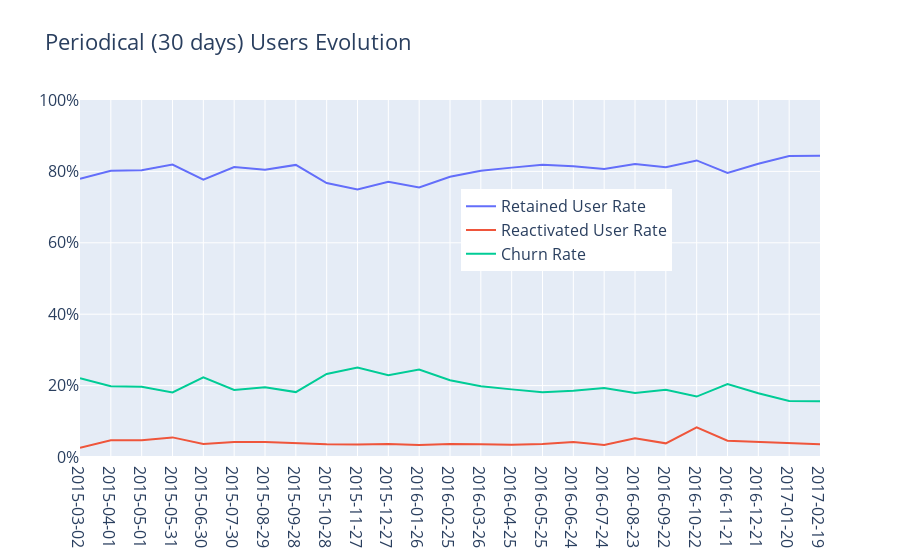

The code cell stored with this chart in its notebook:
### Code cell
plot_data = [

    go.Scatter(
        x=tx_retention_plot['min_activity_date'],
        y=tx_retention_plot['RetainedUserRate'],
        name="Retained User Rate"
    ),
    go.Scatter(
        x=tx_retention_plot['min_activity_date'],
        y=tx_retention_plot['ReactivationRate'],
        name="Reactivated User Rate"
    ),
    go.Scatter(
        x=tx_retention_plot['min_activity_date'],
        y=tx_retention_plot['ChurnRate'],
        name="Churn Rate"
    )
]

plot_layout = go.Layout(
        xaxis={"type": "category"},
        title='Periodical (30 days) Users Evolution',
        yaxis={"tickformat": ',.0%',
                "range": [0,1.0]}
    )
fig = go.Figure(data=plot_data, layout=plot_layout)
fig.update_layout(
    font=dict(size=16),
    legend=dict(
    #title_text='Rate To Previous Active Users',
    yanchor="top",
    y=0.75,
    xanchor="right",
    x=0.80
))
pyoff.iplot(fig)
pio.write_image(fig, 'figures/KKBox_30d_UserEvolution_30d_UserEvolution_Retained_Reactivation_Rates.png')

### Figure 1 — Plotly figure (JSON) as saved in the notebook; plotly's stock layout.template omitted (floating-point values rounded to 4 significant figures)
{"data": [{"name": "Retained User Rate", "type": "scatter", "x": ["2015-03-02", "2015-04-01", "2015-05-01", "2015-05-31", "2015-06-30", "2015-07-30", "2015-08-29", "2015-09-28", "2015-10-28", "2015-11-27", "2015-12-27", "2016-01-26", "2016-02-25", "2016-03-26", "2016-04-25", "2016-05-25", "2016-06-24", "2016-07-24", "2016-08-23", "2016-09-22", "2016-10-22", "2016-11-21", "2016-12-21", "2017-01-20", "2017-02-19"], "y": [0.7795, 0.802, 0.8032, 0.8191, 0.7771, 0.8123, 0.8049, 0.8182, 0.7674, 0.7492, 0.7708, 0.7549, 0.7849, 0.8017, 0.8106, 0.819, 0.8147, 0.8065, 0.8205, 0.812, 0.8308, 0.7956, 0.8216, 0.8429, 0.8436]}, {"name": "Reactivated User Rate", "type": "scatter", "x": ["2015-03-02", "2015-04-01", "2015-05-01", "2015-05-31", "2015-06-30", "2015-07-30", "2015-08-29", "2015-09-28", "2015-10-28", "2015-11-27", "2015-12-27", "2016-01-26", "2016-02-25", "2016-03-26", "2016-04-25", "2016-05-25", "2016-06-24", "2016-07-24", "2016-08-23", "2016-09-22", "2016-10-22", "2016-11-21", "2016-12-21", "2017-01-20", "2017-02-19"], "y": [0.02607, 0.04669, 0.04683, 0.05494, 0.0363, 0.04224, 0.04233, 0.03905, 0.03554, 0.03523, 0.03655, 0.03375, 0.03621, 0.03538, 0.03416, 0.03643, 0.04175, 0.0339, 0.05237, 0.03822, 0.0828, 0.04568, 0.04229, 0.04012, 0.03606]}, {"name": "Churn Rate", "type": "scatter", "x": ["2015-03-02", "2015-04-01", "2015-05-01", "2015-05-31", "2015-06-30", "2015-07-30", "2015-08-29", "2015-09-28", "2015-10-28", "2015-11-27", "2015-12-27", "2016-01-26", "2016-02-25", "2016-03-26", "2016-04-25", "2016-05-25", "2016-06-24", "2016-07-24", "2016-08-23", "2016-09-22", "2016-10-22", "2016-11-21", "2016-12-21", "2017-01-20", "2017-02-19"], "y": [0.2205, 0.198, 0.1968, 0.1809, 0.2229, 0.1877, 0.1951, 0.1818, 0.2326, 0.2508, 0.2292, 0.2451, 0.2151, 0.1983, 0.1894, 0.181, 0.1853, 0.1935, 0.1795, 0.188, 0.1692, 0.2044, 0.1784, 0.1571, 0.1564]}], "layout": {"font": {"size": 16}, "legend": {"x": 0.8, "xanchor": "right", "y": 0.75, "yanchor": "top"}, "title": {"text": "Periodical (30 days) Users Evolution"}, "xaxis": {"type": "category"}, "yaxis": {"range": [0, 1], "tickformat": ",.0%"}}}
